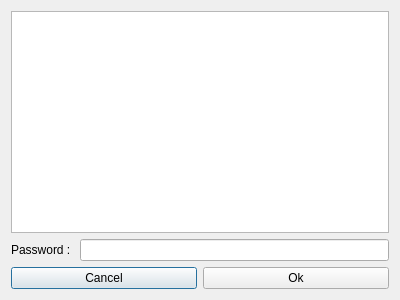
<?xml version="1.0" encoding="UTF-8"?>
<ui version="4.0">
 <class>PasswordWindow</class>
 <widget class="QDialog" name="PasswordWindow">
  <property name="geometry">
   <rect>
    <x>0</x>
    <y>0</y>
    <width>400</width>
    <height>300</height>
   </rect>
  </property>
  <property name="windowTitle">
   <string>Dialog</string>
  </property>
  <layout class="QGridLayout" name="gridLayout">
   <item row="0" column="0">
    <layout class="QVBoxLayout" name="verticalLayout">
     <item>
      <widget class="QTextEdit" name="textEditMsg">
       <property name="readOnly">
        <bool>true</bool>
       </property>
      </widget>
     </item>
     <item>
      <layout class="QHBoxLayout" name="horizontalLayout_3">
       <item>
        <widget class="QLabel" name="label_3">
         <property name="text">
          <string>Password : </string>
         </property>
        </widget>
       </item>
       <item>
        <widget class="QLineEdit" name="lineEditPassword">
         <property name="echoMode">
          <enum>QLineEdit::Password</enum>
         </property>
        </widget>
       </item>
      </layout>
     </item>
    </layout>
   </item>
   <item row="1" column="0">
    <layout class="QHBoxLayout" name="horizontalLayout_6">
     <item>
      <widget class="QPushButton" name="pushButtonCancel_3">
       <property name="text">
        <string>Cancel</string>
       </property>
      </widget>
     </item>
     <item>
      <widget class="QPushButton" name="pushButtonOk_3">
       <property name="text">
        <string>Ok</string>
       </property>
      </widget>
     </item>
    </layout>
   </item>
  </layout>
 </widget>
 <resources/>
 <connections/>
</ui>
